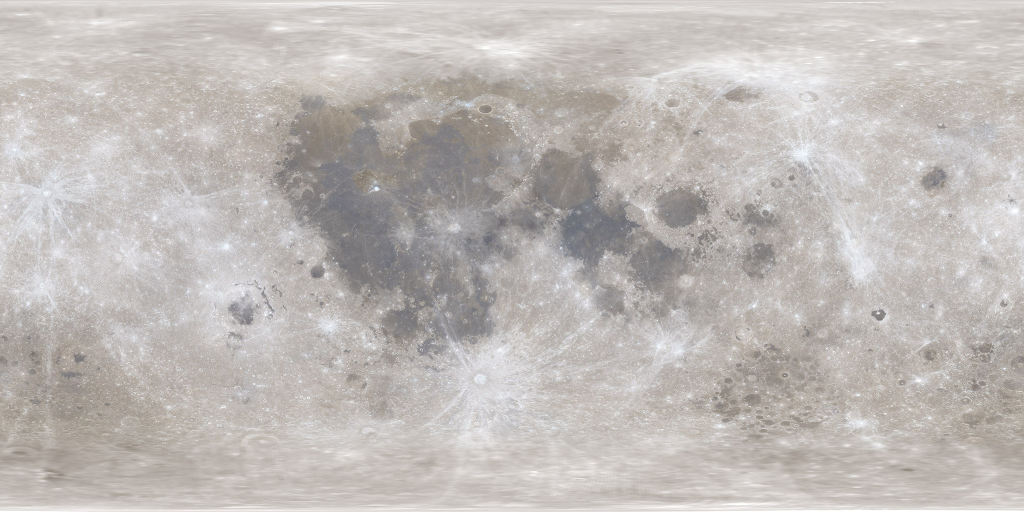
#> input picture assets/models/moon-nasa-lroc-2k.jpg, 2048 x 1024 px (shown at 1/2 size)
$ python prepare_nasa_moon.py
#> lines starting #> are read from the running program, lines starting #| are printed output that depends on the picture
"""Project NASA LROC's lunar equirectangular map into a transparent moon disc."""
from pathlib import Path
import numpy as np
from PIL import Image

root = Path(__file__).resolve().parents[1] / 'assets/models'
source = np.asarray(Image.open(root / 'moon-nasa-lroc-2k.jpg').convert('RGB'))
#> source is the input picture: shape (1024, 2048, 3); mean R, G, B 190.8, 185.8, 182.7
h, w = source.shape[:2]
#> h = 1024; w = 2048
size = 512
y, x = np.mgrid[0:size, 0:size]
nx = (x + .5 - size / 2) / (size * .455)
ny = (size / 2 - y - .5) / (size * .455)
r2 = nx * nx + ny * ny
z = np.sqrt(np.maximum(0, 1 - r2))
lon = np.arctan2(nx, z)
lat = np.arcsin(np.clip(ny, -1, 1))
sx = np.mod((.5 + lon / (2 * np.pi)) * w, w).astype(int)
sy = np.clip((.5 - lat / np.pi) * h, 0, h - 1).astype(int)
light = np.clip(.77 + .23 * z, 0, 1)
rgb = np.clip(source[sy, sx] * light[..., None] * 1.10, 0, 255).astype(np.uint8)
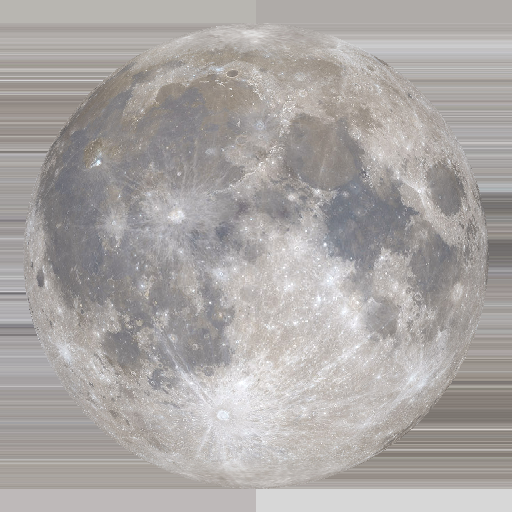
#> rgb: shape (512, 512, 3); mean R, G, B 171, 166.9, 165
alpha = (np.clip((1 - r2) * 95, 0, 1) * 255).astype(np.uint8)
Image.fromarray(np.dstack([rgb, alpha]), 'RGBA').save(root / 'moon-nasa-disc.png', optimize=True)
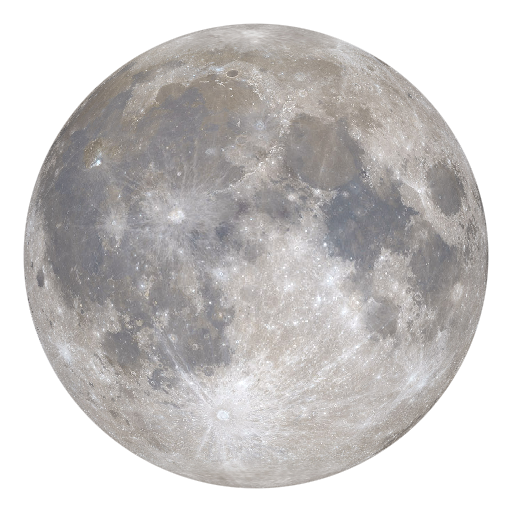
#> saved as moon-nasa-disc.png: PIL image 512x512 RGBA; mean R, G, B, A 171, 166.9, 165, 165; transparent parts drawn white
